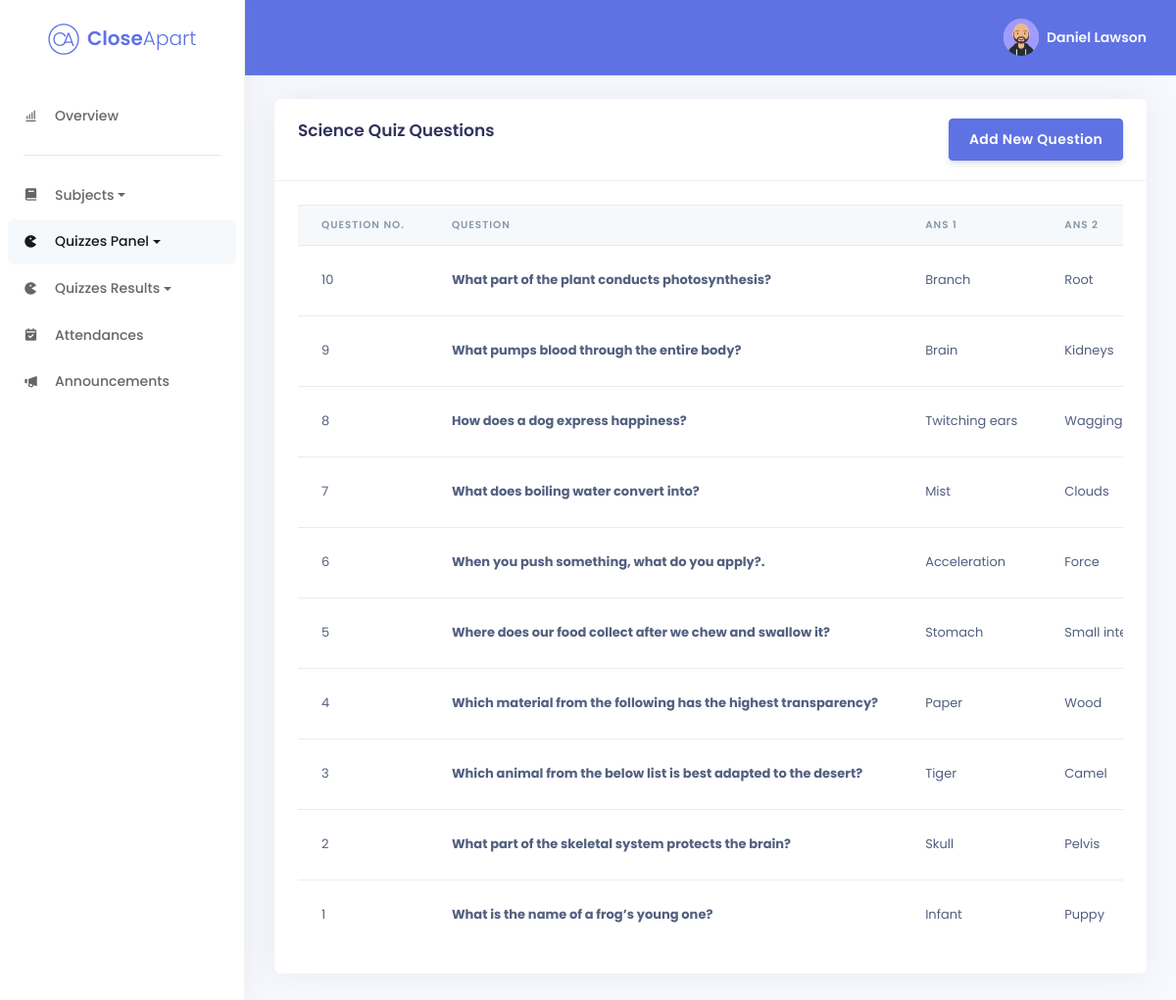
The app's page /quizzes/science/questions/viewquestion.php (signed in), older data.
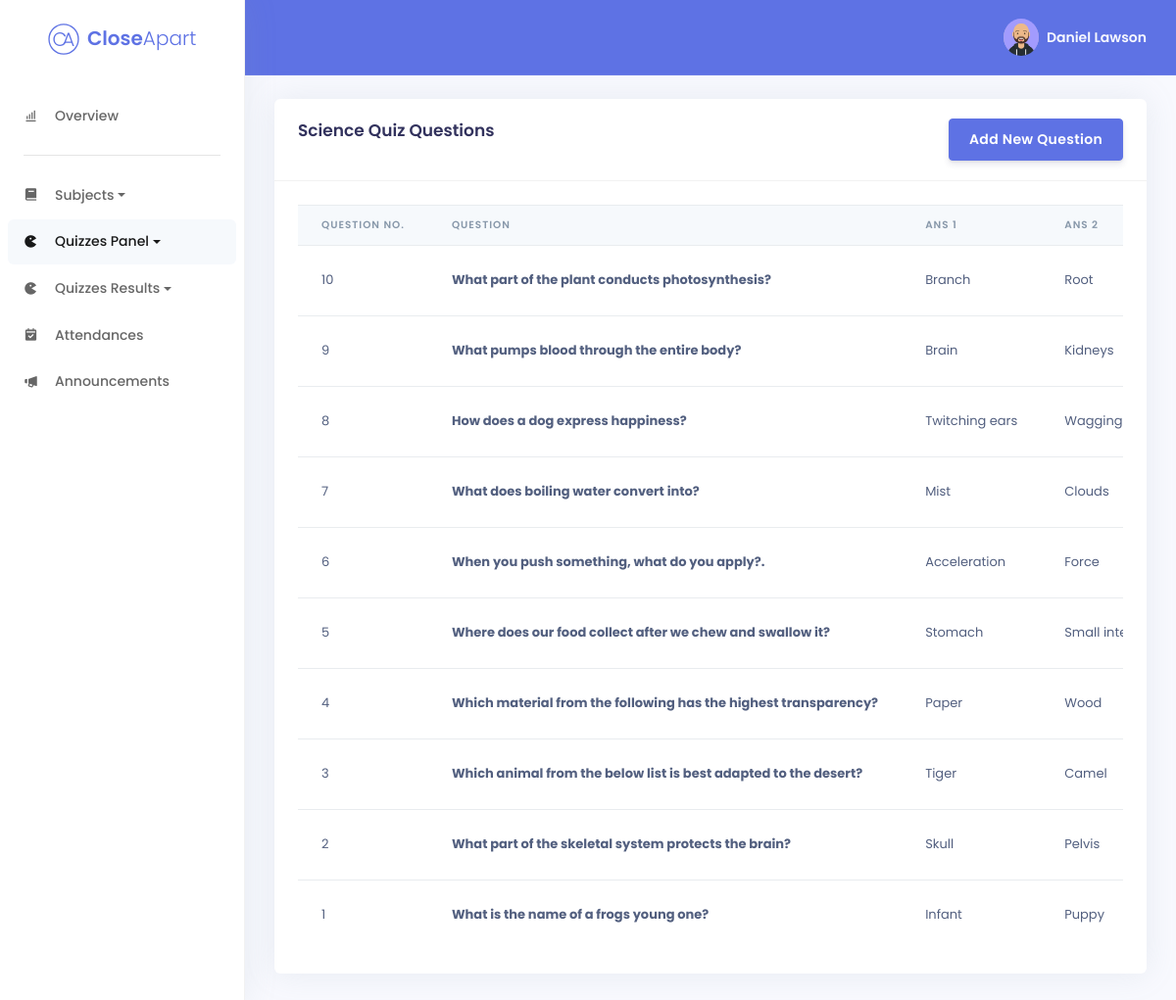
The same page, newer data.
### tables this page shows
CREATE TABLE IF NOT EXISTS Staff (
staff_id SMALLINT(3) NOT NULL AUTO_INCREMENT,
staff_fullname VARCHAR(255) NULL DEFAULT NULL,
staff_email VARCHAR(255) NULL DEFAULT NULL,
staff_password VARCHAR(255) NULL DEFAULT NULL,
staff_phone INT(10) ZEROFILL NULL,
staff_address VARCHAR(255) NULL,
staff_city VARCHAR(255) NULL,
staff_country VARCHAR(255) NULL,
staff_eircode VARCHAR(255) NULL,
staff_bio TEXT NULL,
staff_avatar VARCHAR(255) DEFAULT 'daniel-avataaar.png',
google_id VARCHAR(255) NULL,
PRIMARY KEY (staff_id));

CREATE TABLE IF NOT EXISTS ScienceQuiz (
science_quiz_id int(11) NOT NULL AUTO_INCREMENT,
question varchar(500) NOT NULL,
answer_one varchar(256) NOT NULL,
answer_two varchar(256) NOT NULL,
answer_three varchar(256) NOT NULL,
answer_four varchar(256) NOT NULL,
correct_answer tinyint(4) NOT NULL,
PRIMARY KEY (science_quiz_id));

### quizzes/science/questions/questionprocess.php (called while the page is built, shortened)
<?php
class MCQ {
public function get_mcqs()
{
    try
    {
        $conn = new Connection();
        $dbconn = $conn->getConnection();
        $selectQuery = "SELECT * FROM `ScienceQuiz` ORDER BY science_quiz_id DESC ;";
        $mcqs = NULL;
        foreach( $dbconn->query($selectQuery, PDO::FETCH_ASSOC) as $mcq)
        {
            $mcqs[] = $mcq;
        }
        return $mcqs;
    }
    catch (PDOException $e)
    {
        echo "<script>alert(".$e->getMessage().");</script>";
    }
    catch (Exception $e)
    {
        echo "<script>alert(".$e->getMessage().");</script>";
    }
}
}
?>

### quizzes/science/questions/viewquestion.php (the view, shortened to what this page needs)
<?php
require_once("questionprocess.php");
$mcqObject = new MCQ();
$mcqs = $mcqObject->get_mcqs();
function getStaffData($staffId) {
	require('../../../config/db.php');
	$array = array();
	$query = mysqli_query($conn, "SELECT * FROM staff WHERE staff_id=" . $staffId);
	while ($row = mysqli_fetch_assoc($query)) {
		$array['staff_id'] = $row['staff_id'];
		$array['staff_fullname'] = $row['staff_fullname'];
		$array['staff_email'] = $row['staff_email'];
		$array['staff_password'] = $row['staff_password'];
		$array['staff_avatar'] = $row['staff_avatar'];
	}
	return $array;
}
function getId($email) {
	require('../../../config/db.php');
	$query = mysqli_query($conn, "SELECT staff_id FROM staff WHERE staff_email='" . $email . "'");
	while ($row = mysqli_fetch_assoc($query)) {
		return $row['staff_id'];
	}
}
if (isset($_SESSION['staff_email'])) {
	$staffData = getStaffData(getId($_SESSION['staff_email']));
}
?>
<!DOCTYPE html>
<html lang="en">
<head>
	<link href='https://unpkg.com/boxicons@2.0.7/css/boxicons.min.css' rel='stylesheet'>
	<link rel="stylesheet" href="../../../assets/css/argon.min.css">
	<link rel="stylesheet" type="text/css" href="https://cdn.datatables.net/1.10.23/css/dataTables.bootstrap4.min.css" />
</head>
<body>
	<nav class="sidenav navbar navbar-vertical fixed-left navbar-expand-xs navbar-light bg-white" id="sidenav-main">
		<div class="scrollbar-inner">
			<div class="sidenav-header align-items-center">
				<a class="navbar-brand d-flex justify-content-center" href="../../../index.php">
					<img src="../../../assets/images/brand/closeapart-logo-primary.svg" class="mr-2 brand-logo" alt="closeapart logo">
					<span class="font-weight-bold text-primary">Close</span><span
						class="font-weight-light text-primary">Apart</span>
				</a>
			</div>
			<div class="navbar-inner">
				<div class="collapse navbar-collapse" id="sidenav-collapse-main">
					<ul class="navbar-nav">
						<li class="nav-item">
							<a class="nav-link" href="../../../staff/dashboard.php">
								<i class='bx bx-bar-chart-alt'></i>
								<span class="nav-link-text">Overview</span>
							</a>
						</li>
					</ul>
					<hr class="my-3">
					<ul class="navbar-nav">
						<li class="nav-item">
							<a class="nav-link dropdown-toggle" href="#" role="button" data-toggle="dropdown" aria-haspopup="true"
								aria-expanded="false">
								<i class='bx bxs-book'></i>
								<span class="nav-link-text">Subjects</span>
							</a>
						</li>
						<li class="nav-item">
							<a class="nav-link dropdown-toggle active" href="#" role="button" data-toggle="dropdown" aria-haspopup="true"
								aria-expanded="false">
								<i class='bx bxs-game'></i>
								<span class="nav-link-text">Quizzes Panel</span>
							</a>
						</li>
						<li class="nav-item">
							<a class="nav-link dropdown-toggle" href="#" role="button" data-toggle="dropdown" aria-haspopup="true"
								aria-expanded="false">
								<i class='bx bxs-game'></i>
								<span class="nav-link-text">Quizzes Results</span>
							</a>
						</li>
						<li class="nav-item">
							<a class="nav-link" href="../../../staff/attendances/attendances.php">
								<i class='bx bxs-calendar-check'></i>
								<span class="nav-link-text">Attendances</span>
							</a>
						</li>
						<li class="nav-item">
							<a class="nav-link" href="../../../staff/announcements/announcements.php">
								<i class='bx bxs-megaphone'></i>
								<span class="nav-link-text">Announcements</span>
							</a>
						</li>
					</ul>
				</div>
			</div>
		</div>
	</nav>
	<div class="main-content">
		<nav class="navbar navbar-top navbar-expand navbar-dark bg-primary border-bottom">
			<div class="container-fluid">
				<div class="collapse navbar-collapse" id="navbarSupportedContent">
					<ul class="navbar-nav align-items-center">
						<li class="nav-item dropdown">
							<a class="nav-link pr-0" href="#" role="button" data-toggle="dropdown" aria-haspopup="true"
								aria-expanded="false">
								<div class="media align-items-center">
									<span class="avatar avatar-sm rounded-circle">
										<?php if($_SESSION['access_token'] == true): ?>
										<img src='<?php echo $_SESSION['picture']; ?>' />
										<?php else: ?>
										<img src='../../../assets/images/avatars/<?php echo $staffData['staff_avatar'] ?>' />
										<?php endif; ?>
									</span>
									<div class="media-body ml-2 d-none d-lg-block">
										<span
											class="mb-0 text-sm font-weight-bold"><?php echo $staffData['staff_fullname'] . $_SESSION['givenName'] . ' ' . $_SESSION['familyName'] ?></span>
									</div>
								</div>
							</a>
						</li>
					</ul>
				</div>
			</div>
		</nav>
		<div class="container-fluid mt-4">
			<div class="row">
				<div class="col-xl-12">
					<div class="card">
						<div class="card-header bg-transparent">
							<div class="d-flex justify-content-between">
									<h3 class="mb-0">Science Quiz Questions</h3>
									<a href="addquestion.php" class="btn btn-primary">Add New Question</a>
							</div>
						</div>
						<div class="card-body">
							<div class="table-responsive">
								<table id="sorttable" class="table align-items-center table-flush hover stripe" style="border: none;">
									<thead class="thead-light">
										<tr>
											<th scope="col">Question No.</th>
											<th scope="col">Question</th>
											<th scope="col">Ans 1</th>
											<th scope="col">Ans 2</th>
										</tr>
									</thead>
									<tbody>
										<?php
											if(isset($mcqs))
											{
												foreach($mcqs as $mcq)
												{
										?>
											<tr class="pb-2">
												<td><?php echo $mcq["science_quiz_id"]; ?></td>
												<td>
													<strong><?php echo $mcq["question"]; ?></strong>
												</td>
												<td><?php echo $mcq["answer_one"]; ?></td>
												<td><?php echo $mcq["answer_two"]; ?></td>
										    </tr>
                                                    <?php
                                                    }
                                                }
                                                ?>
									</tbody>
								</table>
							</div>
						</div>
					</div>
				</div>
			</div>
		</div>
	</div>
</body>
</html>

Row changes from the older to the newer data that the page shows:
changed sciencequiz "Infant": question "What is the name of a frog’s young one?" → "What is the name of a frogs young one?"
